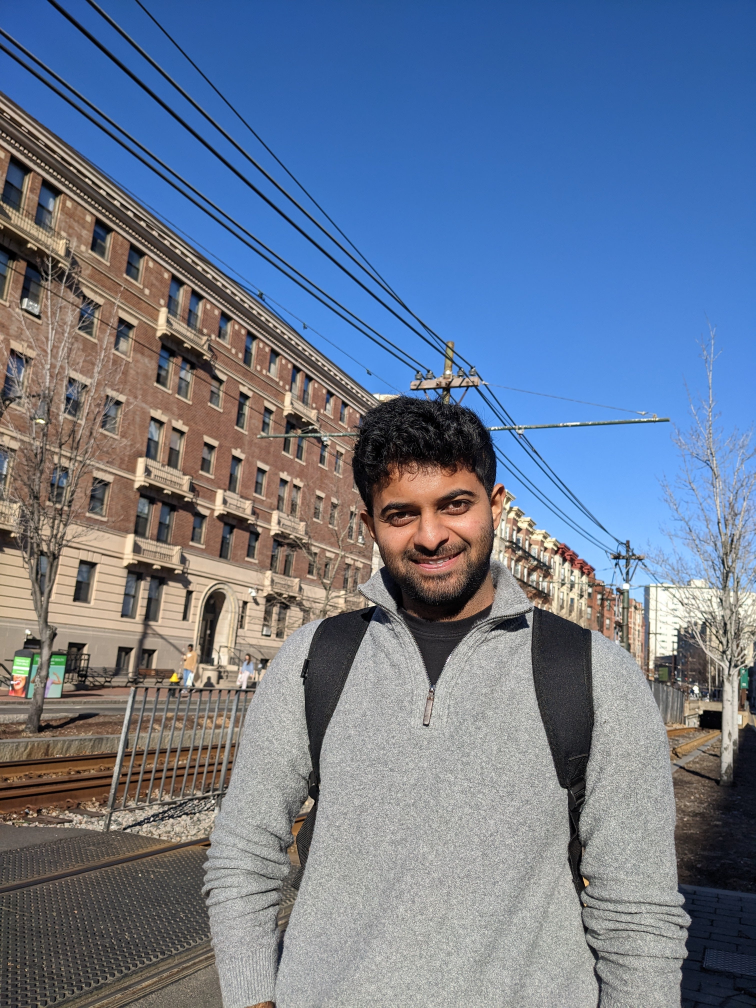
#> input picture Python Storybook/images/original/intro_jiwoo.jpg, 3024 x 4032 px (shown at 1/4 size)
$ jupyter execute Assignment4_2_team1.ipynb
#> lines starting #> are read from the running program, lines starting #| are printed output that depends on the picture
## Assignment 4 part 2, the story book

## Page with random number of images per line (from 3 to 5)

Storybooks look a lot neater with a different number of pictures per horizontal strip.

Careful... *this is **advanced** python-fu!* programming here below...

[cell 1]
import numpy as np
from IPython.display import Image
from PIL import Image as pili, ImageOps as piliops, ImageDraw as pild, ImageFont as pilf
from PIL import ImageEnhance as pilie
#from PIL import Image, ImageDraw, ImageFont, ImageFilter
import pandas as pd
def listSum(a,b):return [sum(i) for i in list(zip(a,b))]
from PIL import ImageOps
from fpdf import FPDF

[cell 2]
############################ Step 1. From photo to drawing   #####################################

###1.1 Importing modules
import cv2
import numpy as np
import matplotlib.pyplot as plt
###1.2. Loading and plotting the original image
filename='images/original/intro_jiwoo.jpg'
temp_filename='images/temp/intro_jiwoo.jpg'
img = cv2.imread(filename)
#> img is the input picture: shape (4032, 3024, 3); mean B, G, R 143.3, 121.3, 108.1
img = cv2.cvtColor(img,cv2.COLOR_BGR2RGB)
plt.figure(figsize=(10,10))
#> (this line was passed over: IPython is not available in this run)
plt.imshow(img)
#> (this line was passed over: IPython is not available in this run)
plt.axis("off")
#> (this line was passed over: IPython is not available in this run)
plt.title("Original Image")
#> (this line was passed over: IPython is not available in this run)
plt.show()
###1.3. Converting Image to GrayScale
gray = cv2.cvtColor(img, cv2.COLOR_BGR2GRAY)
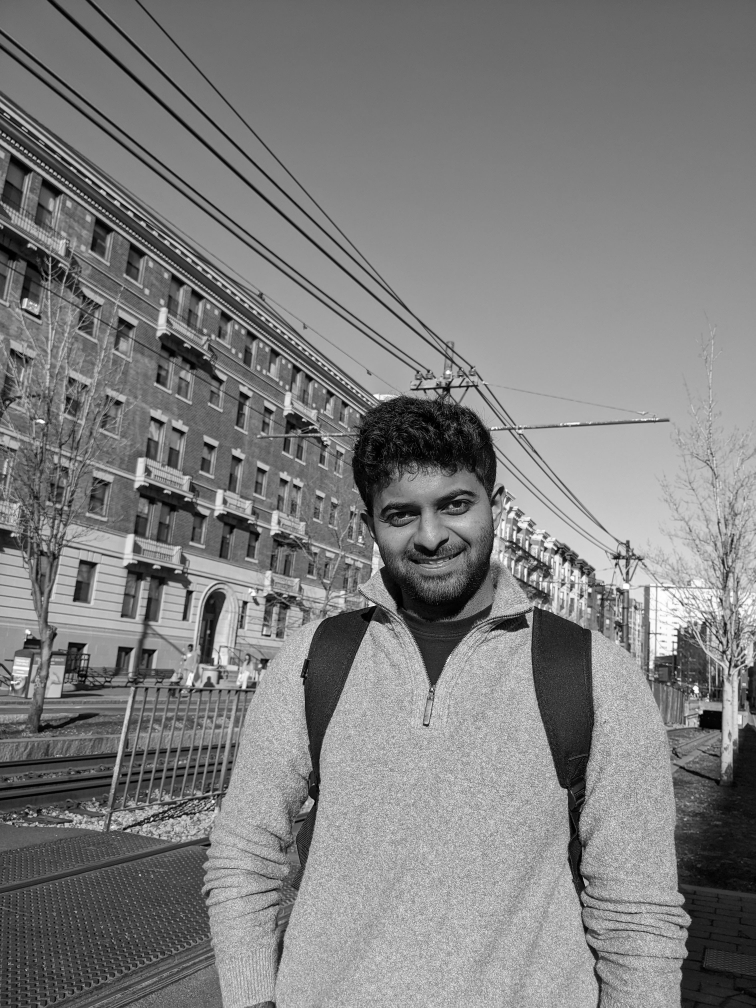
#> gray: shape (4032, 3024) (shown at 1/4 size); min 0, max 255, mean 126.4
gray = cv2.medianBlur(gray, 5)
plt.figure(figsize=(10,10))
#> (this line was passed over: IPython is not available in this run)
plt.imshow(gray,cmap="gray")
#> (this line was passed over: IPython is not available in this run)
plt.axis("off")
#> (this line was passed over: IPython is not available in this run)
plt.title("Grayscale Image")
plt.show()
###1.4  blur the greyscale to get rid of the details
ksize = (21, 21)
gray_blur = cv2.blur(gray, ksize, cv2.BORDER_DEFAULT)
plt.figure(figsize=(10,10))
plt.imshow(gray_blur,cmap="gray")
plt.axis("off")
plt.title("Blurred Image")
plt.show()
###1.5. Getting edged image
gray_blur = gray_blur.astype(np.uint8)
edges = cv2.adaptiveThreshold(gray_blur, 255, cv2.ADAPTIVE_THRESH_MEAN_C, cv2.THRESH_BINARY, 43, 7)
plt.figure(figsize=(10,10))
plt.imshow(edges,cmap="gray")
plt.axis("off")
plt.title("Edged Image")
plt.show()
###1.6. Turning Images into Cartoons
blur = cv2.blur(img, ksize, cv2.BORDER_DEFAULT)
color = cv2.bilateralFilter(blur, 9, 250, 250)
cartoon = cv2.bitwise_and(color, color, mask=edges)
plt.figure(figsize=(10,10))
##img = image.img_to_array(img, dtype='uint8')
plt.imshow(cartoon,cmap="gray")
plt.axis("off")
plt.title("Cartoon Image")
plt.show()


$ run again, with Python Storybook/images/original/1+1.jpg copied over Python Storybook/images/original/intro_jiwoo.jpg
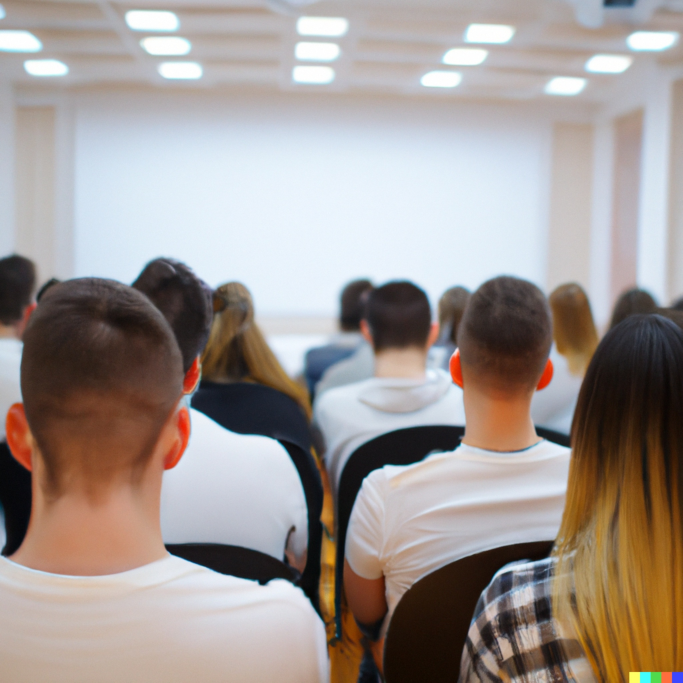
#> input picture Python Storybook/images/original/1+1.jpg, 2048 x 2048 px (shown at 1/3 size)
#> img is the input picture: shape (2048, 2048, 3); mean B, G, R 147, 151.2, 160.3
#> `gray = cv2.cvtColor(img, cv2.COLOR_BGR2GRAY)`:
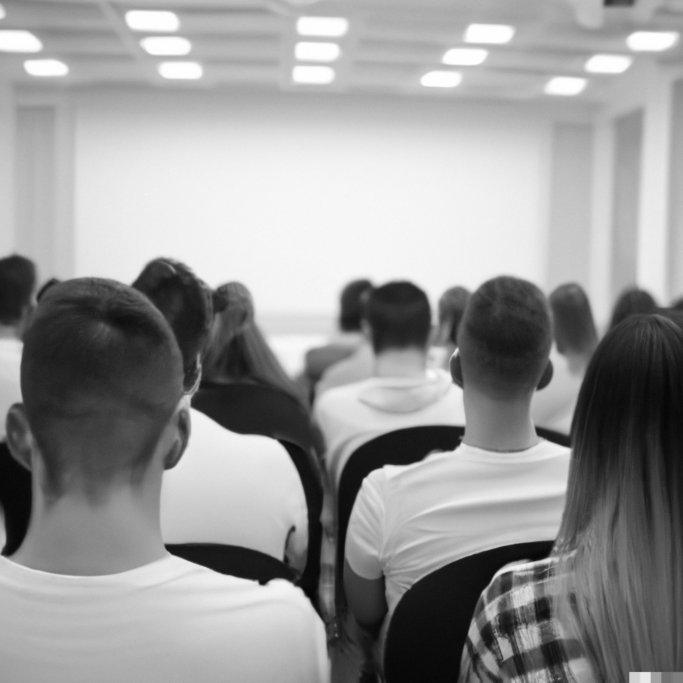
#> gray: shape (2048, 2048) (shown at 1/3 size); min 3, max 255, mean 151

$ run again, with Python Storybook/images/original/1.jpg copied over Python Storybook/images/original/intro_jiwoo.jpg
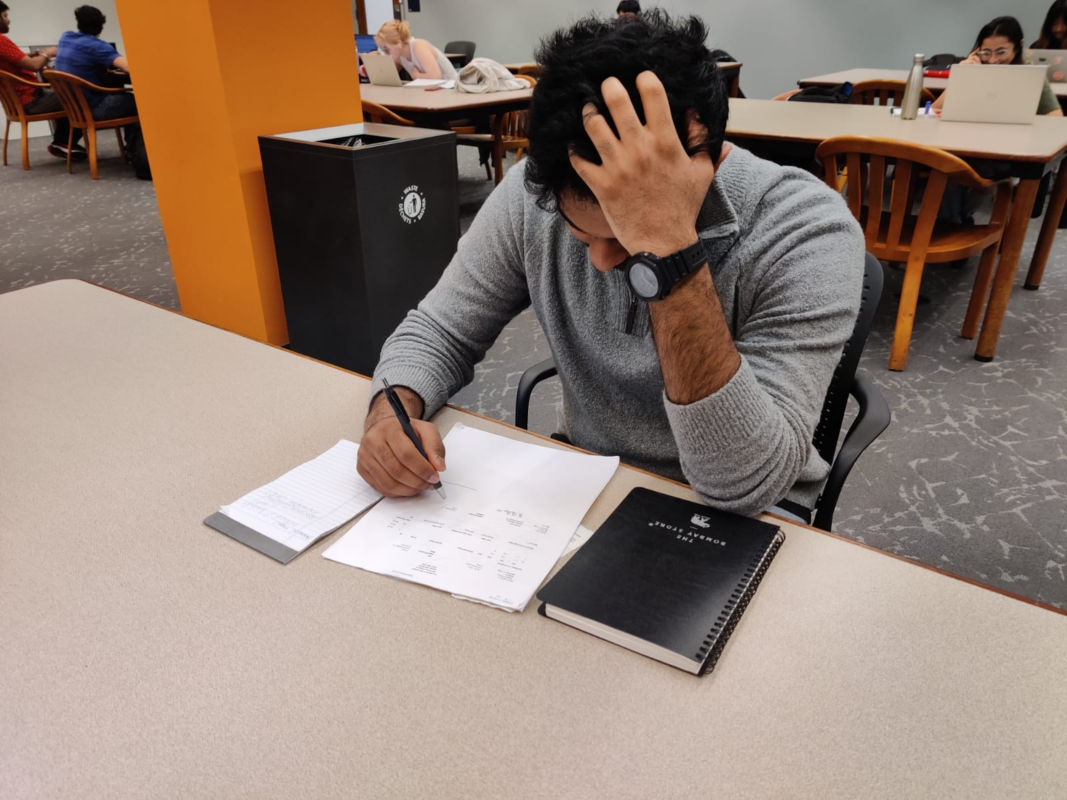
#> input picture Python Storybook/images/original/1.jpg, 3200 x 2400 px (shown at 1/3 size)
#> img is the input picture: shape (2400, 3200, 3); mean B, G, R 117.9, 129.1, 147.2
#> `gray = cv2.cvtColor(img, cv2.COLOR_BGR2GRAY)`:
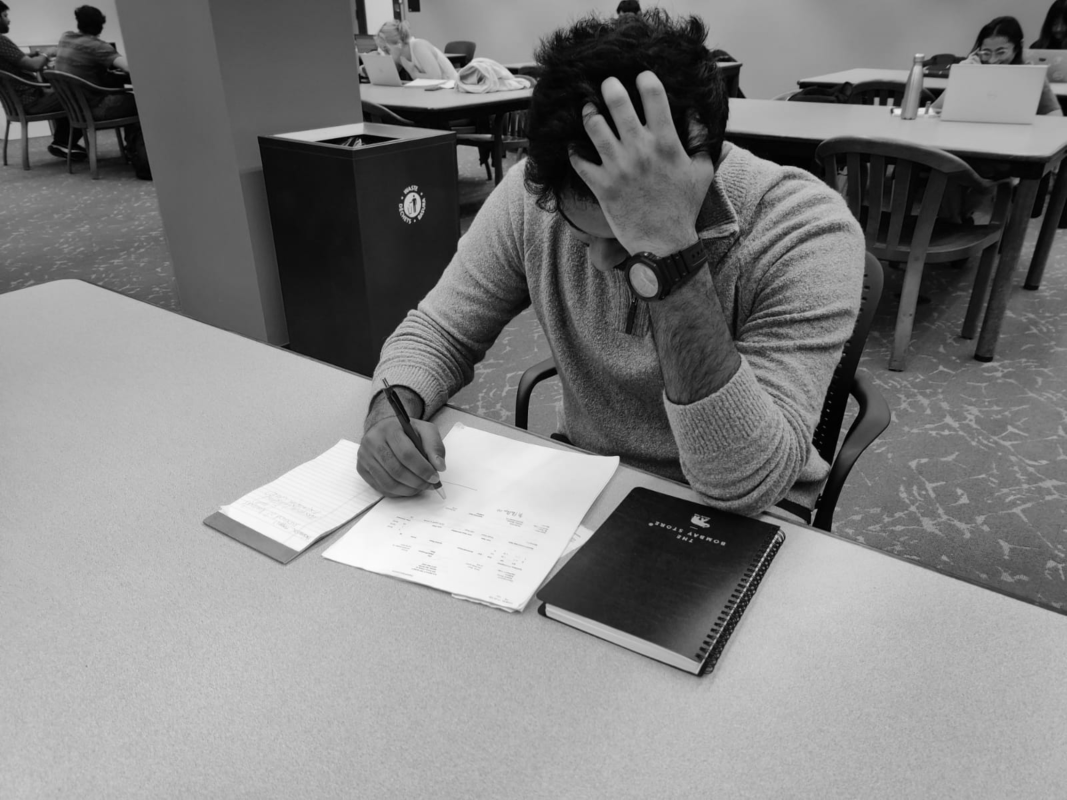
#> gray: shape (2400, 3200) (shown at 1/3 size); min 0, max 254, mean 127.9
